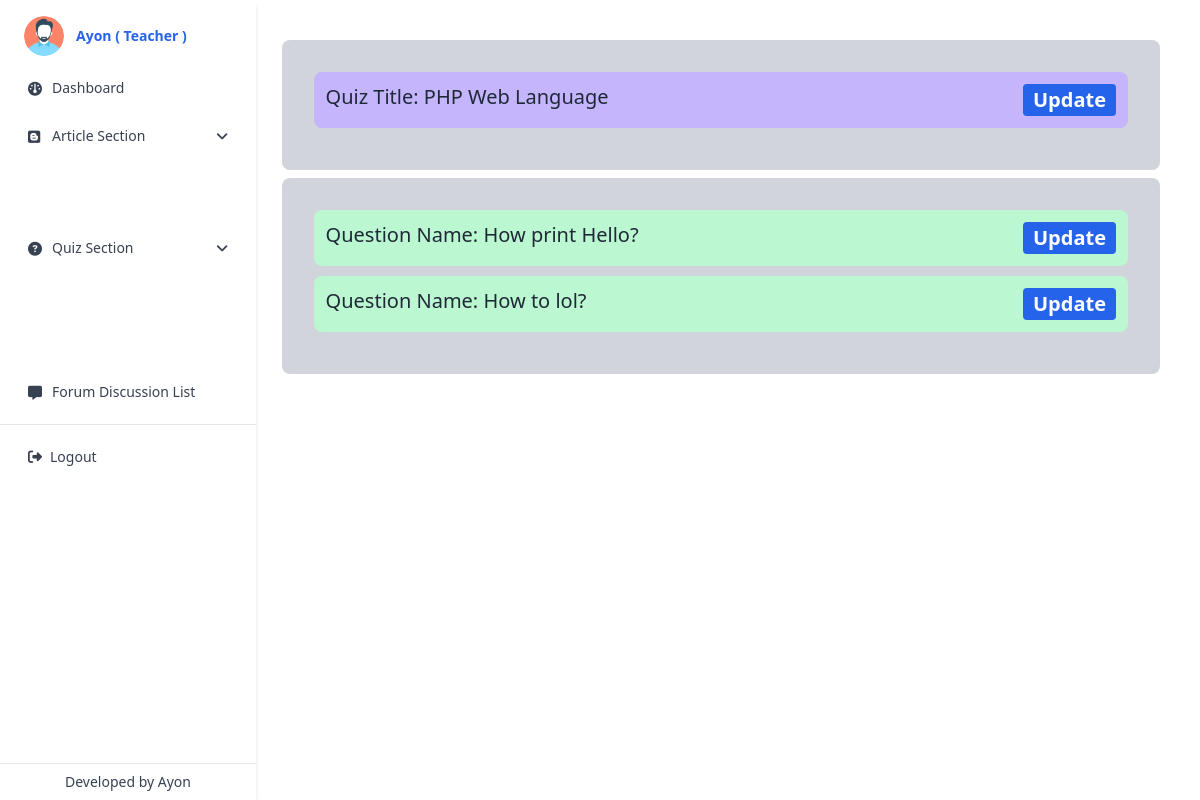
/QuizAndQuestionsList/6 (signed in), run on the app's committed database.
### app_auth/models.py (models this page shows, shortened)
class CustomUser(AbstractUser):
    roleType = (
        ('', 'Please Select'),
        ('Student', 'Student'),
        ('Teacher', 'Teacher'),
    )
    role = models.CharField(max_length=255, choices=roleType, null=True, default=roleType[0][0], blank=True)
    phone = models.CharField(max_length=255, null=True, blank=True)
    verify = models.BooleanField(default=False, null=True)
    is_student = models.BooleanField(default=False, null=True)
    is_teacher = models.BooleanField(default=False, null=True)

class QuizTitle(models.Model):
    teacher = models.ForeignKey(CustomUser, on_delete=models.CASCADE, null=True)
    quiz_name = models.CharField(max_length=50, null=True)
    total_questions = models.IntegerField(null=True)
    total_marks = models.IntegerField(null=True)

class Question(models.Model):
    quiz =models.ForeignKey(QuizTitle,on_delete=models.CASCADE, null=True, related_name='quizheader')
    question=models.CharField(max_length=600, null=True)
    marks=models.IntegerField(null=True)
    option1=models.CharField(max_length=200, null=True)
    option2=models.CharField(max_length=200, null=True)
    option3=models.CharField(max_length=200, null=True)
    option4=models.CharField(max_length=200, null=True)
    correct_answert=(('', 'Please Select'),('option1','option1'),('option2','option2'),('option3','option3'),('option4','option4'))
    answer=models.CharField(max_length=200, choices=correct_answert, default=correct_answert[0][0])

### app_auth/views.py (the view)
# urls.py: path('QuizAndQuestionsList/<int:pk>', views.quiz_and_questions_list_edit_view, name='QuizAndQuestionsList'),
@login_required(login_url='login')
@user_is_teacher
def quiz_and_questions_list_edit_view(request, pk):
    quiz = get_object_or_404(QuizTitle,id=pk)
    questions = Question.objects.filter(quiz__id = pk)
    context = {
        'quiz':quiz,
        'questions':questions,
    }
    return render(request, 'app_auth/QuizAndQuestionsListEdit.html', context)

### templates/app_auth/QuizAndQuestionsListEdit.html (shortened to what this page needs)
{% extends 'app_auth/base.html' %}
{% load tailwind_filters %}
{% load crispy_forms_tags %}
{% block content %}
<div>
    <div class="bg-gray-300 p-8 rounded-lg">
        <h5
            class="text-xl font-medium leading-tight text-gray-800 mb-2.5 bg-violet-300 p-3 rounded-lg flex justify-between">
            Quiz Title: {{quiz.quiz_name}}
            <button type="submit"
                class="inline-block py-1.5 px-2.5 leading-none text-center whitespace-nowrap align-baseline font-bold bg-blue-600 text-white rounded hover:bg-blue-800"
                id="quiz_title_id" hx-get="{% url 'quiztitleupdate' pk=quiz.id %}" hx-trigger="click"
                hx-target="#update_form" hx-swap="innerHTML" data-bs-toggle="modal"
                data-bs-target="#exampleModalScrollable">
                Update
            </button>
        </h5>
    </div>
    <div class="bg-gray-300 p-8 rounded-lg mt-2">
        {% for question in questions %}
        <h5
            class="text-xl font-medium leading-tight text-gray-800 mb-2.5 bg-green-200 p-3 rounded-lg flex justify-between">
            Question Name: {{question.question}}
            <button type="submit"
                class="inline-block py-1.5 px-2.5 leading-none text-center whitespace-nowrap align-baseline font-bold bg-blue-600 text-white rounded hover:bg-blue-800"
                id="quiz_title_id" hx-get="{% url 'quizquestionupdate' pk=question.id %}" hx-trigger="click"
                hx-target="#update_form" hx-swap="innerHTML" data-bs-toggle="modal"
                data-bs-target="#exampleModalScrollable">
                Update
            </button>
        </h5>
        {% endfor %}
    </div>
</div>
{% endblock content %}

### templates/app_auth/base.html (shortened to what this page needs)
{% load static %}
<!DOCTYPE html>
<html lang="en">
<head>
    <link rel="stylesheet" href="https://cdnjs.cloudflare.com/ajax/libs/font-awesome/6.0.0/css/all.min.css" />
    <link rel="stylesheet" href="https://cdn.jsdelivr.net/npm/tw-elements/dist/css/index.min.css" />
    <link rel="stylesheet" href="https://cdnjs.cloudflare.com/ajax/libs/font-awesome/6.1.1/css/all.min.css"
 />
    <link href="https://cdn.jsdelivr.net/npm/summernote@0.8.18/dist/summernote-lite.min.css" rel="stylesheet">
</head>
<body class="h-screen">
    {% with request.user.role as userRole %}
    <div class="grid grid-cols-10 gap-2 h-full">
        <div class="h-full shadow-md bg-white relative col-span-2 min-h-screen w-64 -translate-x-full md:translate-x-0 pt-8 md:pt-0"
            id="sidenavSecExample">
            <div class="pt-4 pb-2 px-6">
                <a href="{% url 'dashboard' %}">
                    <div class="flex items-center">
                        <div class="shrink-0">
                            <img src="{% static 'img/profile.png' %}" class="rounded-full w-10" alt="Avatar">
                        </div>
                        {% if request.user.is_authenticated %}
                        <div class="grow ml-3">
                            <p class="text-sm font-semibold text-blue-600">{{ request.user.username }} (
                                {{request.user.role}} )</p>
                        </div>
                        {% else %}
                        <div class="grow ml-3">
                            <p class="text-sm font-semibold text-blue-600">{{ request.user }}</p>
                        </div>
                        {% endif %}
                    </div>
                </a>
            </div>
            <ul class="relative px-1">
                {% if request.user.is_authenticated %}
                <li class="relative">
                    <a class="flex items-center text-sm py-4 px-6 h-12 overflow-hidden text-gray-700 text-ellipsis whitespace-nowrap rounded hover:text-blue-600 hover:bg-blue-50 transition duration-300 ease-in-out"
                        href="{% url 'dashboard' %}" data-mdb-ripple="true" data-mdb-ripple-color="primary">
                        <i class="fa-solid fa-gauge w-3 h-3 mr-3"></i>
                        <span>Dashboard</span>
                    </a>
                </li>
                {% endif %}
                {% if userRole == 'Teacher' %}
                <li class="relative" id="sidenavSecEx1">
                    <a class="flex items-center text-sm py-4 px-6 h-12 overflow-hidden text-gray-700 text-ellipsis whitespace-nowrap rounded hover:text-blue-600 hover:bg-blue-50 transition duration-300 ease-in-out cursor-pointer"
                        data-mdb-ripple="true" data-mdb-ripple-color="primary" data-bs-toggle="collapse"
                        data-bs-target="#collapseSidenavSecEx2" aria-expanded="false"
                        aria-controls="collapseSidenavSecEx2">
                        <i class="fa-brands fa-blogger w-3 h-3 mr-3"></i>
                        <span>Article Section</span>
                        <i class="fa-solid fa-angle-down w-3 h-3 ml-auto"></i>
                    </a>
                </li>
                {% endif %}
                {% if userRole == 'Teacher' %}
                <li class="relative" id="sidenavSecEx2">
                    <a class="flex items-center text-sm py-4 px-6 h-12 overflow-hidden text-gray-700 text-ellipsis whitespace-nowrap rounded hover:text-blue-600 hover:bg-blue-50 transition duration-300 ease-in-out cursor-pointer"
                        data-mdb-ripple="true" data-mdb-ripple-color="primary" data-bs-toggle="collapse"
                        data-bs-target="#collapseSidenavSecEx2" aria-expanded="false"
                        aria-controls="collapseSidenavSecEx2">
                        <i class="fa-solid fa-circle-question w-3 h-3 mr-3"></i>
                        <span>Quiz Section</span>
                        <i class="fa-solid fa-angle-down w-3 h-3 ml-auto"></i>
                    </a>
                </li>
                {% endif %}
                {% if userRole == 'Teacher' %}
                <li class="relative">
                    <a class="flex items-center text-sm py-4 px-6 h-12 overflow-hidden text-gray-700 text-ellipsis whitespace-nowrap rounded hover:text-blue-600 hover:bg-blue-50 transition duration-300 ease-in-out"
                        href="{% url 'listofforums' %}" data-mdb-ripple="true" data-mdb-ripple-color="primary">
                        <i class="fa-solid fa-message w-3 h-3 mr-3"></i>
                        <span>Forum Discussion List</span>
                    </a>
                </li>
                {% endif %}
            </ul>
            <hr class="my-2">
            <ul class="relative px-1">
                {% if request.user.is_authenticated %}
                <li class="relative">
                    <a class="flex items-center text-sm py-4 px-6 h-12 overflow-hidden text-gray-700 text-ellipsis whitespace-nowrap rounded hover:text-blue-600 hover:bg-blue-50 transition duration-300 ease-in-out"
                        href="{% url 'logout' %}" data-mdb-ripple="true" data-mdb-ripple-color="primary"
                        onclick="return confirm('Are you sure to logout?');">
                        <i class="fa-solid fa-right-from-bracket"></i>
                        <span class="px-2">Logout</span>
                    </a>
                </li>
                {% endif %}
            </ul>
            <div class="text-center bottom-0 absolute w-full">
                <hr class="m-0">
                <p class="py-2 text-sm text-gray-700">Developed by <a href="https://ayon.cdesk.xyz/">Ayon</a></p>
            </div>
        </div>
        <div class="h-full p-10 col-span-8 overflow-y-auto">
            {% block content %}{% endblock content %}
        </div>
    </div>
    {% endwith%}
    <script src="https://cdn.tailwindcss.com"></script>
</body>
</html>

### data on the page
CustomUser: user.username "Ayon", user.role "Teacher"
QuizTitle: quiz_name "PHP Web Language"
Question: question "How print Hello?"
Question: question "How to lol?"
